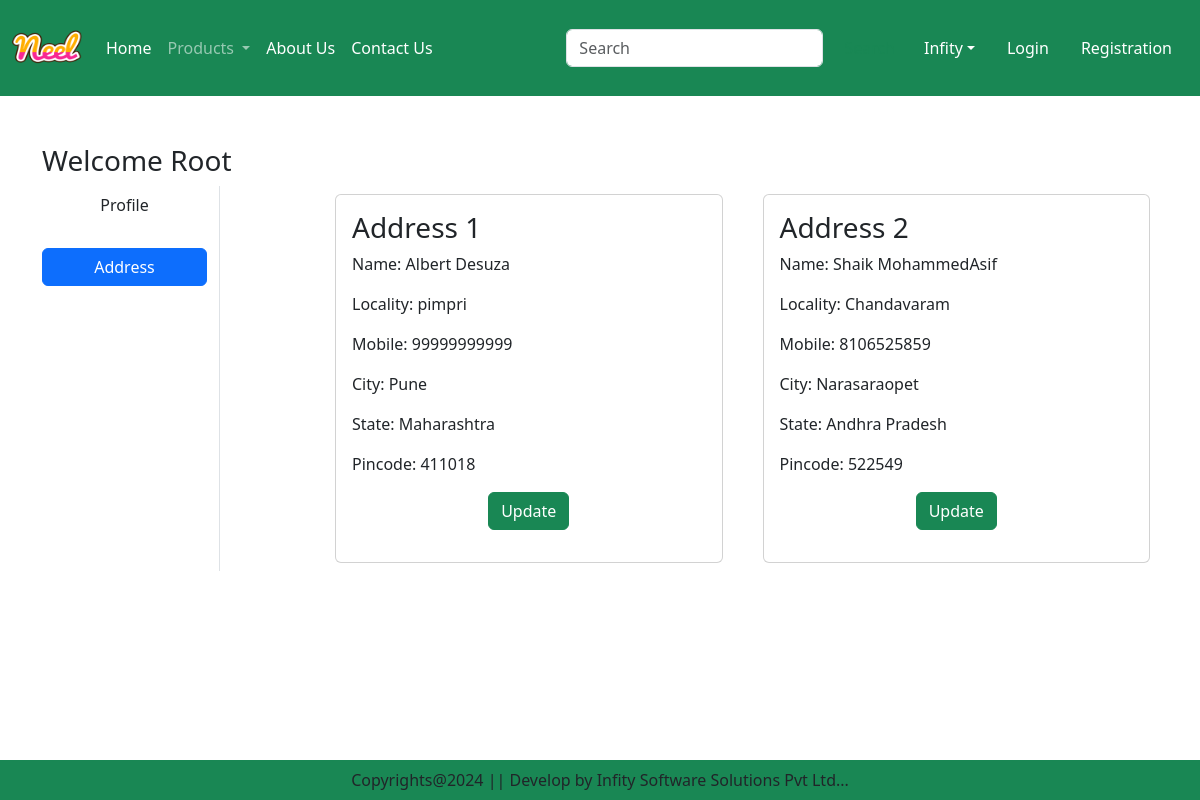
The page /address/ (signed in) on the database its author committed.
### app/models.py (models this page shows, shortened)
class Customer(models.Model):
    user = models.ForeignKey(User,on_delete=models.CASCADE)
    name = models.CharField(max_length=200)
    locality = models.CharField(max_length=200)
    city = models.CharField(max_length=50)
    mobile = models.IntegerField(default=0)
    zipcode = models.IntegerField(default=0)
    state = models.CharField(choices=STATE_CHOICES, max_length=100)

### app/views.py (the view)
# urls.py: path('address/', views.address, name='address'),
def address(request):
    add = Customer.objects.filter(user=request.user)
    return render(request, 'app/address.html',locals())

### app/templates/app/address.html (shortened to what this page needs)
{% extends 'app/base.html' %}
{% load static %}
{% block main-content %}
<div class="container my-5">
    <div class="row">
       <h3>Welcome <span class="text-capitalize">{{request.user}}</span></h3>
            <div class="col-sm-2 border-end">
                <ul class="list-unstyled">
                <li class="d-grid"><a href="{% url 'profile' %}" class="btn">Profile</a></li><br>
                <li class="d-grid"><a href="{% url 'address' %}" class="btn btn-primary">Address</a></li>
                </ul>
            </div>
            <div class="col-sm-9 offset-sm-1">
                <div class="row">
                    {% for ad in add %}
                       <div class="col-sm-6">
                           <div class="card m-2">
                              <div class="card-body">
                                  <h3>Address {{forloop.counter}}</h3>
                                    <p>Name: {{ad.name}}</p>
                                    <p>Locality: {{ad.locality}}</p>
                                    <p>Mobile: {{ad.mobile}}</p>
                                    <p>City: {{ad.city}}</p>
                                    <p>State: {{ad.state}}</p>
                                    <p>Pincode: {{ad.zipcode}}</p>
                                    <p class="text-center"><a href="{% url 'updateAddress' pk=ad.id %}" type="button" class="btn btn-success">Update</a></p>
                                </div>
                            </div>
                        </div>
                    {% endfor %}
                </div>
            </div>
    </div>
 </div>
{% endblock main-content %}

### rows shown on the page
Customer: name "Albert Desuza", locality "pimpri", mobile "99999999999", city "Pune", state "Maharashtra", zipcode "411018"
Customer: name "Shaik MohammedAsif", locality "Chandavaram", mobile "8106525859", city "Narasaraopet", state "Andhra Pradesh", zipcode "522549"

### other values the page prints
{{ request.user }} "Root"
